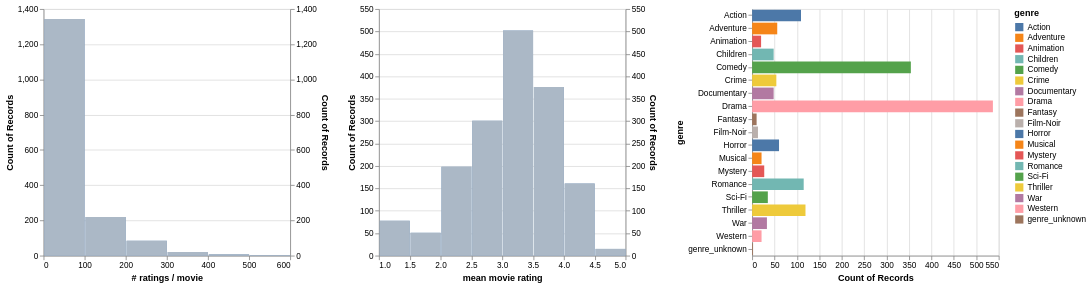

The cell this chart's notebook holds for it:
### Code cell
movies_ratings = movies.merge(
  ratings
  .groupby('movie_id', as_index=False)
  .agg({'rating': ['count','mean']})
  .flatten_cols(),
  on='movie_id')
genre_filter = alt.selection_multi(fields=['genre'])
genre_chart = alt.Chart().mark_bar().encode(
  x="count()",
  y=alt.Y('genre'),
  color=alt.condition(
    genre_filter,
    alt.Color("genre:N"),
    alt.value('lightgray'))
).properties(height=300).add_selection(genre_filter)# add selection here
# Display the number of ratings and average rating per movie.
alt.hconcat(
  filtered_hist('rating count','# ratings / movie', genre_filter),
  filtered_hist('rating mean','mean movie rating', genre_filter),
  genre_chart,
  data=movies_ratings)

### Figure 1 — Vega-Lite specification as saved in the notebook (floating-point values rounded to 4 significant figures; data arrays with more than 128 entries replaced by an {"elided": "..."} marker saying what was removed)
{"config": {"view": {"continuousWidth": 300, "continuousHeight": 300}}, "hconcat": [{"layer": [{"mark": {"type": "bar"}, "encoding": {"x": {"bin": {"maxbins": 10}, "field": "rating count", "title": "# ratings / movie", "type": "quantitative"}, "y": {"aggregate": "count", "type": "quantitative"}}, "transform": [{"filter": {"param": "param_5"}}]}, {"mark": {"type": "bar"}, "encoding": {"color": {"value": "lightgray"}, "opacity": {"value": 0.7}, "x": {"bin": {"maxbins": 10}, "field": "rating count", "title": "# ratings / movie", "type": "quantitative"}, "y": {"aggregate": "count", "type": "quantitative"}}}], "resolve": {"scale": {"y": "independent"}}, "width": 300}, {"layer": [{"mark": {"type": "bar"}, "encoding": {"x": {"bin": {"maxbins": 10}, "field": "rating mean", "title": "mean movie rating", "type": "quantitative"}, "y": {"aggregate": "count", "type": "quantitative"}}, "transform": [{"filter": {"param": "param_5"}}]}, {"mark": {"type": "bar"}, "encoding": {"color": {"value": "lightgray"}, "opacity": {"value": 0.7}, "x": {"bin": {"maxbins": 10}, "field": "rating mean", "title": "mean movie rating", "type": "quantitative"}, "y": {"aggregate": "count", "type": "quantitative"}}}], "resolve": {"scale": {"y": "independent"}}, "width": 300}, {"mark": {"type": "bar"}, "encoding": {"color": {"condition": {"param": "param_5", "field": "genre", "type": "nominal"}, "value": "lightgray"}, "x": {"aggregate": "count", "type": "quantitative"}, "y": {"field": "genre", "type": "nominal"}}, "height": 300, "name": "view_3"}], "data": {"name": "data-b640267d6d65dea12973bc1784986b05"}, "params": [{"name": "param_5", "select": {"type": "point", "fields": ["genre"]}, "views": ["view_3"]}], "$schema": "https://vega.github.io/schema/vega-lite/v5.20.1.json", "datasets": {"data-b640267d6d65dea12973bc1784986b05": {"elided": "1682 records"}}}
